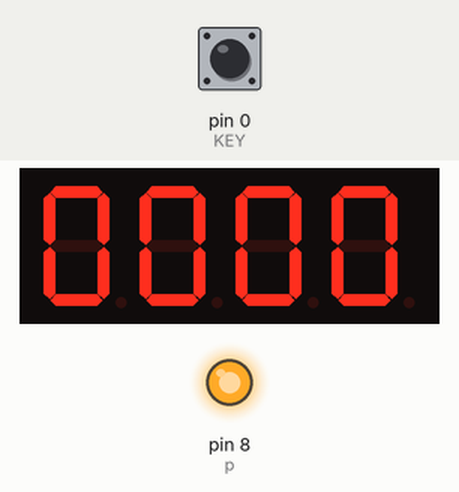
Bench run of a sketch on a simulated Arduino Uno, built with avr-gcc and run on an emulated ATmega328P. Shown: 4-digit seven-segment display, output pins drawn as LEDs (lit = HIGH). Wiring (inferred from the names in the program): 4-digit 7-segment display, segments lit when LOW: segments pin 1, pin 2, pin 3, pin 4, pin 5, pin 6, pin 7; digit selects pin 12, pin 11, pin 10, pin 9. Inputs (shaded band) come from the test bench; at power-on: pin 0 (KEY) HIGH. The segment pins are drawn as the display they are named for; pins used as bus, display or sensor lines are not drawn.

Above: at 1.2 s.
1.3 s: pin 0 (KEY) pulled LOW for 0.15 s
At 2.5 s:
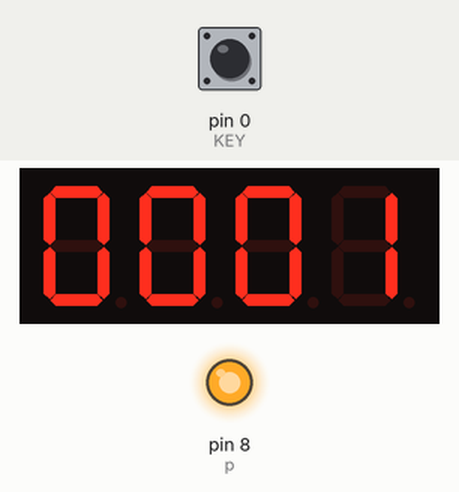
2.9 s: pin 0 (KEY) pulled LOW for 1 s
At 3.8 s:
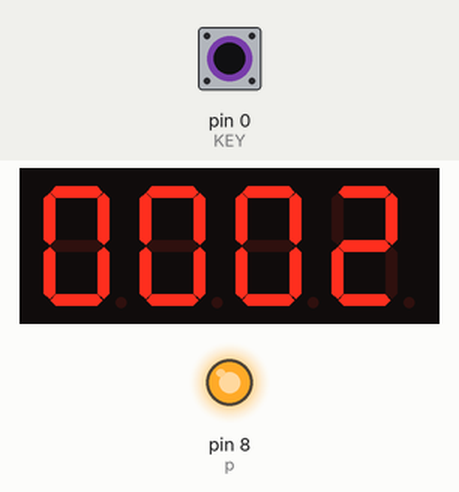
5.4 s: pin 0 (KEY) pulled LOW for 0.15 s
At 6.6 s:
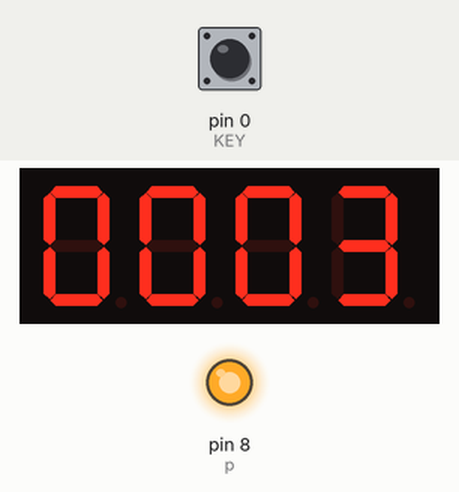
7.0 s: pin 0 (KEY) pulled LOW for 1 s
At 8.1 s:
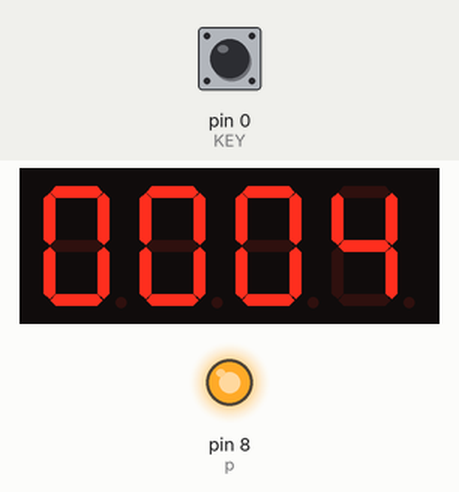
Timing chart, 0 to 10.0 s (numbered marks = the images above; inputs shaded):
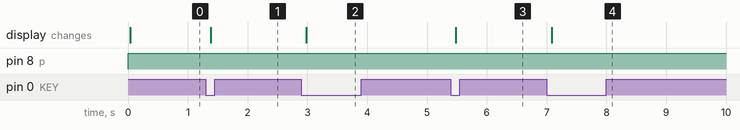

The sketch:

accumulator.ino
```cpp
#include <Arduino.h>
#define a 1
#define b 2
#define c 3
#define d 4
#define e 5
#define f 6
#define g 7
#define p 8
//设置阳极接口
#define d4 9
#define d3 10
#define d2 11
#define d1 12
#define KEY 0

int SUM = 0;
int Flag_up = 1;

unsigned char table[10][7] = { { 0,0,0,0,0,0,1 },  // = 0
                                 { 1,0,0,1,1,1,1 },  // = 1
                                 { 0,0,1,0,0,1,0 },  // = 2
                                 { 0,0,0,0,1,1,0 },  // = 3
                                 { 1,0,0,1,1,0,0 },  // = 4
                                 { 0,1,0,0,1,0,0 },  // = 5
                                 { 0,1,0,0,0,0,0 },  // = 6
                                 { 0,0,0,1,1,1,1 },  // = 7
                                 { 0,0,0,0,0,0,0 },  // = 8
                                 { 0,0,0,0,1,0,0 }   // = 9
                             };

void setup()
{
  pinMode(d1, OUTPUT);
  pinMode(d2, OUTPUT);
  pinMode(d3, OUTPUT);
  pinMode(d4, OUTPUT);
  pinMode(a, OUTPUT);
  pinMode(b, OUTPUT);
  pinMode(c, OUTPUT);
  pinMode(d, OUTPUT);
  pinMode(e, OUTPUT);
  pinMode(f, OUTPUT);
  pinMode(g, OUTPUT);
  pinMode(p, OUTPUT);
}


void loop()
{
  if( ScanKey() == 1)
  {
    SUM++;
    if(SUM>9999)
    {
      SUM = 9999;
    }
  }
  Display(1,SUM/1000);
  delay(3);
  Display(2,SUM%1000/100);
  delay(3);
  Display(3,SUM%100/10);
  delay(3);
  Display(4,SUM%10);
  delay(3);
}

unsigned char ScanKey()
{
  if(Flag_up  && digitalRead(KEY) == LOW)
  {
    Flag_up = 0;
    delay(20);
    if(digitalRead(KEY) == LOW)
    {
      return 1;
    }
  }
  if(digitalRead(KEY) == HIGH)
  {
    Flag_up = 1;
  }
  return 0;
}

void Display(unsigned char com,unsigned char num)
{
	digitalWrite(a,HIGH);			//去除余晖
	digitalWrite(b,HIGH);
	digitalWrite(c,HIGH);
	digitalWrite(d,HIGH);
	digitalWrite(e,HIGH);
	digitalWrite(f,HIGH);
	digitalWrite(g,HIGH);
	digitalWrite(p,HIGH);

	switch(com)						//选通位选
	{
		case 1:
			digitalWrite(d1,HIGH);		//选择位1
			digitalWrite(d2,LOW);
			digitalWrite(d3,LOW);
			digitalWrite(d4,LOW);
			break;
		case 2:
			digitalWrite(d1,LOW);
			digitalWrite(d2,HIGH);		//选择位2
			digitalWrite(d3,LOW);
			digitalWrite(d4,LOW);
			break;
		case 3:
			digitalWrite(d1,LOW);
			digitalWrite(d2,LOW);
			digitalWrite(d3,HIGH);		//选择位3
			digitalWrite(d4,LOW);
			break;
		case 4:
			digitalWrite(d1,LOW);
			digitalWrite(d2,LOW);
			digitalWrite(d3,LOW);
			digitalWrite(d4,HIGH);		//选择位4
			break;
		default:break;
	}

	digitalWrite(a,table[num][0]);			//a查询码值表
	digitalWrite(b,table[num][1]);
	digitalWrite(c,table[num][2]);
	digitalWrite(d,table[num][3]);
	digitalWrite(e,table[num][4]);
	digitalWrite(f,table[num][5]);
	digitalWrite(g,table[num][6]);
}
```

Measured:
- after the input at 1.3 s, the display: changes after 0.08 s (image 1)
- after the input at 2.9 s, the display: changes after 0.08 s (image 2)
- after the input at 5.4 s, the display: changes after 0.08 s (image 3)
- after the input at 7.0 s, the display: changes after 0.08 s (image 4)
